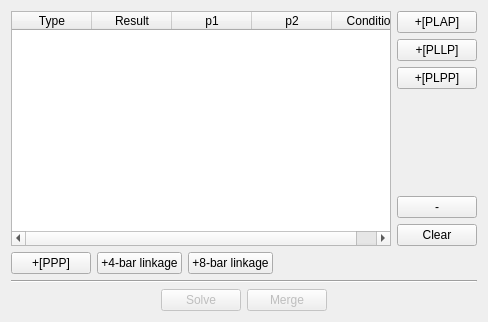
<?xml version="1.0" encoding="UTF-8"?>
<ui version="4.0">
 <class>Form</class>
 <widget class="QWidget" name="Form">
  <property name="geometry">
   <rect>
    <x>0</x>
    <y>0</y>
    <width>488</width>
    <height>322</height>
   </rect>
  </property>
  <property name="windowTitle">
   <string>Form</string>
  </property>
  <layout class="QVBoxLayout" name="verticalLayout">
   <item>
    <layout class="QHBoxLayout" name="horizontalLayout">
     <item>
      <widget class="QTableWidget" name="directionsTable">
       <property name="editTriggers">
        <set>QAbstractItemView::NoEditTriggers</set>
       </property>
       <property name="selectionBehavior">
        <enum>QAbstractItemView::SelectRows</enum>
       </property>
       <property name="verticalScrollMode">
        <enum>QAbstractItemView::ScrollPerPixel</enum>
       </property>
       <property name="horizontalScrollMode">
        <enum>QAbstractItemView::ScrollPerPixel</enum>
       </property>
       <attribute name="horizontalHeaderDefaultSectionSize">
        <number>80</number>
       </attribute>
       <attribute name="horizontalHeaderMinimumSectionSize">
        <number>80</number>
       </attribute>
       <column>
        <property name="text">
         <string>Type</string>
        </property>
        <property name="icon">
         <iconset resource="../../../icons.qrc">
          <normaloff>:/icons/TS.png</normaloff>:/icons/TS.png</iconset>
        </property>
       </column>
       <column>
        <property name="text">
         <string>Result</string>
        </property>
       </column>
       <column>
        <property name="text">
         <string>p1</string>
        </property>
       </column>
       <column>
        <property name="text">
         <string>p2</string>
        </property>
       </column>
       <column>
        <property name="text">
         <string>Condition</string>
        </property>
       </column>
      </widget>
     </item>
     <item>
      <layout class="QVBoxLayout" name="verticalLayout_2">
       <item>
        <widget class="QPushButton" name="pluse_PLAP">
         <property name="toolTip">
          <string>&lt;html&gt;&lt;head/&gt;&lt;body&gt;&lt;p&gt;&lt;span style=&quot; font-size:12pt; font-weight:600;&quot;&gt;Point(A), Length(L0), Angle(β), Point(B)&lt;/span&gt;&lt;/p&gt;&lt;p&gt;&lt;img width=&quot;450&quot; src=&quot;:/icons/preview/PLAP.png&quot;/&gt;&lt;/p&gt;&lt;/body&gt;&lt;/html&gt;</string>
         </property>
         <property name="text">
          <string>+[PLAP]</string>
         </property>
        </widget>
       </item>
       <item>
        <widget class="QPushButton" name="pluse_PLLP">
         <property name="toolTip">
          <string>&lt;html&gt;&lt;head/&gt;&lt;body&gt;&lt;p&gt;&lt;span style=&quot; font-size:12pt; font-weight:600;&quot;&gt;Point(A), Length(L0), Length(R0), Point(B)&lt;/span&gt;&lt;/p&gt;&lt;p&gt;&lt;img width=&quot;450&quot; src=&quot;:/icons/preview/PLLP.png&quot;/&gt;&lt;/p&gt;&lt;/body&gt;&lt;/html&gt;</string>
         </property>
         <property name="text">
          <string>+[PLLP]</string>
         </property>
        </widget>
       </item>
       <item>
        <widget class="QPushButton" name="pluse_PLPP">
         <property name="toolTip">
          <string>&lt;html&gt;&lt;head/&gt;&lt;body&gt;&lt;p&gt;&lt;span style=&quot; font-size:12pt; font-weight:600;&quot;&gt;Point(A), Length(L0), Point(B), Point(C)&lt;/span&gt;&lt;/p&gt;&lt;p&gt;&lt;img width=&quot;450&quot; src=&quot;:/icons/preview/PLPP.png&quot;/&gt;&lt;/p&gt;&lt;/body&gt;&lt;/html&gt;</string>
         </property>
         <property name="text">
          <string>+[PLPP]</string>
         </property>
        </widget>
       </item>
       <item>
        <spacer name="verticalSpacer_2">
         <property name="orientation">
          <enum>Qt::Vertical</enum>
         </property>
         <property name="sizeHint" stdset="0">
          <size>
           <width>20</width>
           <height>40</height>
          </size>
         </property>
        </spacer>
       </item>
       <item>
        <widget class="QPushButton" name="remove_botton">
         <property name="text">
          <string>-</string>
         </property>
        </widget>
       </item>
       <item>
        <widget class="QPushButton" name="clear_botton">
         <property name="text">
          <string>Clear</string>
         </property>
        </widget>
       </item>
      </layout>
     </item>
    </layout>
   </item>
   <item>
    <layout class="QHBoxLayout" name="horizontalLayout_4">
     <item>
      <widget class="QPushButton" name="pluse_PPP">
       <property name="toolTip">
        <string>&lt;html&gt;&lt;head/&gt;&lt;body&gt;&lt;p&gt;&lt;span style=&quot; font-size:12pt; font-weight:600;&quot;&gt;Point(A), Point(B), Point(C)&lt;/span&gt;&lt;/p&gt;&lt;p&gt;&lt;span style=&quot; font-size:12pt; color:#ff0000;&quot;&gt;Return three side length.&lt;/span&gt;&lt;/p&gt;&lt;p&gt;&lt;span style=&quot; font-size:12pt; color:#ff0000;&quot;&gt;Use to build 3 points entities.&lt;/span&gt;&lt;/p&gt;&lt;p&gt;&lt;img src=&quot;:/icons/preview/PPP.png&quot; width=&quot;450&quot;/&gt;&lt;/p&gt;&lt;/body&gt;&lt;/html&gt;</string>
       </property>
       <property name="text">
        <string>+[PPP]</string>
       </property>
      </widget>
     </item>
     <item>
      <widget class="QPushButton" name="Bar4">
       <property name="toolTip">
        <string>&lt;html&gt;&lt;head/&gt;&lt;body&gt;&lt;p&gt;&lt;span style=&quot; font-size:14pt; font-weight:600;&quot;&gt;4 Bar Linkage&lt;/span&gt;&lt;/p&gt;&lt;p&gt;&lt;span style=&quot; font-size:12pt; color:#ff0000;&quot;&gt;Need for 5 point.&lt;/span&gt;&lt;/p&gt;&lt;p&gt;&lt;span style=&quot; font-size:12pt;&quot;&gt;Generates 3 triangles.&lt;/span&gt;&lt;/p&gt;&lt;p&gt;&lt;img src=&quot;:/icons/preview/4Bar_triangle.png&quot; width=&quot;300&quot;/&gt;&lt;/p&gt;&lt;/body&gt;&lt;/html&gt;</string>
       </property>
       <property name="text">
        <string>+4-bar linkage</string>
       </property>
      </widget>
     </item>
     <item>
      <widget class="QPushButton" name="Bar8">
       <property name="toolTip">
        <string>&lt;html&gt;&lt;head/&gt;&lt;body&gt;&lt;p&gt;&lt;span style=&quot; font-size:14pt; font-weight:600;&quot;&gt;8 Bar Linkage&lt;/span&gt;&lt;/p&gt;&lt;p&gt;&lt;span style=&quot; font-size:12pt; color:#ff0000;&quot;&gt;Need for 8 point.&lt;/span&gt;&lt;/p&gt;&lt;p&gt;&lt;span style=&quot; font-size:12pt;&quot;&gt;Generates 6 triangles.&lt;/span&gt;&lt;/p&gt;&lt;p&gt;&lt;img src=&quot;:/icons/preview/8Bar_triangle.png&quot; width=&quot;300&quot;/&gt;&lt;/p&gt;&lt;/body&gt;&lt;/html&gt;</string>
       </property>
       <property name="text">
        <string>+8-bar linkage</string>
       </property>
      </widget>
     </item>
     <item>
      <spacer name="horizontalSpacer_3">
       <property name="orientation">
        <enum>Qt::Horizontal</enum>
       </property>
       <property name="sizeHint" stdset="0">
        <size>
         <width>40</width>
         <height>20</height>
        </size>
       </property>
      </spacer>
     </item>
    </layout>
   </item>
   <item>
    <widget class="Line" name="line">
     <property name="orientation">
      <enum>Qt::Horizontal</enum>
     </property>
    </widget>
   </item>
   <item>
    <layout class="QHBoxLayout" name="horizontalLayout_2">
     <item>
      <spacer name="horizontalSpacer">
       <property name="orientation">
        <enum>Qt::Horizontal</enum>
       </property>
       <property name="sizeHint" stdset="0">
        <size>
         <width>40</width>
         <height>20</height>
        </size>
       </property>
      </spacer>
     </item>
     <item>
      <widget class="QPushButton" name="Solve">
       <property name="enabled">
        <bool>false</bool>
       </property>
       <property name="text">
        <string>Solve</string>
       </property>
      </widget>
     </item>
     <item>
      <widget class="QPushButton" name="Merge">
       <property name="enabled">
        <bool>false</bool>
       </property>
       <property name="text">
        <string>Merge</string>
       </property>
      </widget>
     </item>
     <item>
      <spacer name="horizontalSpacer_2">
       <property name="orientation">
        <enum>Qt::Horizontal</enum>
       </property>
       <property name="sizeHint" stdset="0">
        <size>
         <width>40</width>
         <height>20</height>
        </size>
       </property>
      </spacer>
     </item>
    </layout>
   </item>
  </layout>
 </widget>
 <resources>
  <include location="../../../icons.qrc"/>
  <include location="../../../icons.qrc"/>
 </resources>
 <connections/>
</ui>
